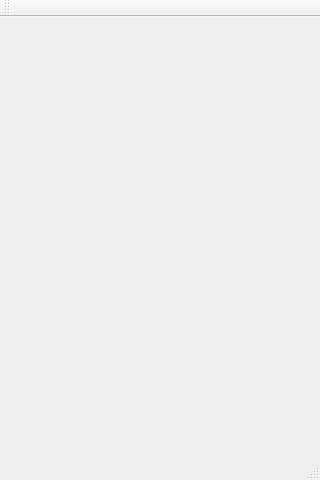
<?xml version="1.0" encoding="UTF-8"?>
<ui version="4.0">
 <class>PaintingSecrets</class>
 <widget class="QMainWindow" name="PaintingSecrets">
  <property name="geometry">
   <rect>
    <x>0</x>
    <y>0</y>
    <width>320</width>
    <height>480</height>
   </rect>
  </property>
  <property name="windowTitle">
   <string>PaintingSecrets</string>
  </property>
  <widget class="QWidget" name="centralWidget"/>
  <widget class="QToolBar" name="Tools">
   <attribute name="toolBarArea">
    <enum>TopToolBarArea</enum>
   </attribute>
   <attribute name="toolBarBreak">
    <bool>false</bool>
   </attribute>
  </widget>
  <widget class="QStatusBar" name="Status"/>
 </widget>
 <layoutdefault spacing="6" margin="11"/>
 <resources/>
 <connections/>
</ui>
